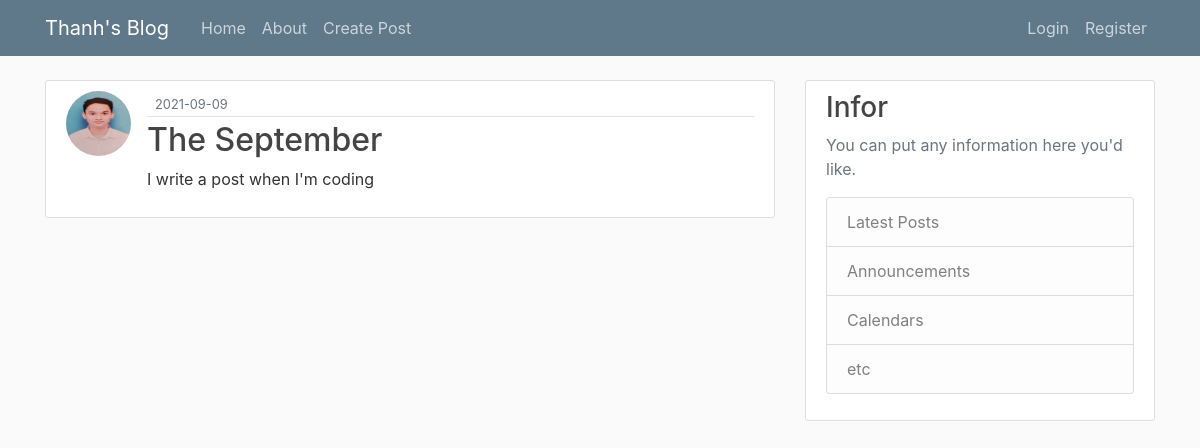
/post/1, run on the app's committed database.
### flaskblog/models.py (models this page shows, shortened)
class User(db.Model, UserMixin):
    id = db.Column(db.Integer, primary_key = True)
    user_name = db.Column(db.String(20), unique = True, nullable=False)
    email = db.Column(db.String(120), unique = True, nullable=False)
    image_file = db.Column(db.String(20), nullable=False, default = 'default.jpg')
    password = db.Column(db.String(60), nullable = False)
    posts = db.relationship('Post', backref = 'author', lazy  = True)

class Post(db.Model):
    id = db.Column(db.Integer, primary_key = True)
    title = db.Column(db.String(100), nullable=False)
    date_posted = db.Column(db.DateTime, nullable=False, default = datetime.utcnow)
    content = db.Column(db.Text, nullable = False)
    user_id = db.Column(db.Integer, db.ForeignKey('user.id'), nullable = False)

### flaskblog/routes.py (the view)
@app.route("/post/<int:post_id>", methods = ['GET', 'POST'])
def post(post_id):
    post = Post.query.get_or_404(post_id)
    return render_template('post.html', title = 'post', post = post)

### flaskblog/templates/post.html (shortened to what this page needs)
{% extends "layout.html" %}
{% block content %}
    <article class="media content-section">
        <img class="rounded-circle article-img" src="{{ url_for('static', filename='profile_pics/' + post.author.image_file) }}">
        <div class="media-body">
        <div class="article-metadata">
            <small class="text-muted">{{ post.date_posted.strftime('%Y-%m-%d') }}</small>
        </div>
        <h2><a class="article-title" href="{{ url_for('post', post_id=post.id) }}">{{ post.title }}</a></h2>
        <p class="article-content">{{ post.content }}</p>
        </div>
    </article>
{% endblock content %}

### flaskblog/static/main.css (style rules this page uses)
body { background: #fafafa; color: #333333; margin-top: 5rem; }
h1, h2, h3, h4, h5, h6 { color: #444444; }
.content-section { background: #ffffff; padding: 10px 20px; border: 1px solid #dddddd; border-radius: 3px; margin-bottom: 20px; }
.article-title { color: #444444; }
.article-content { white-space: pre-line; }
.article-img { height: 65px; width: 65px; margin-right: 16px; }
.article-metadata { padding-bottom: 1px; margin-bottom: 4px; border-bottom: 1px solid #e3e3e3 }

### data on the page
User: image_file (placeholder picture)
Post: date_posted "2021-09-09", title "The September", content "I write a post when I'm coding"
